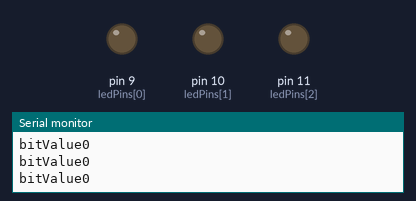
Bench run of a sketch on a simulated Arduino Uno, built with avr-gcc and run on an emulated ATmega328P. Parts: output pins drawn as LEDs (lit = HIGH), the last lines printed to the serial monitor.

Above: at 0.5 s.
At 3.0 s:
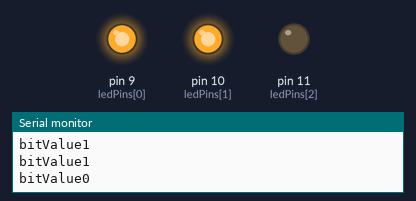
At 6.0 s:
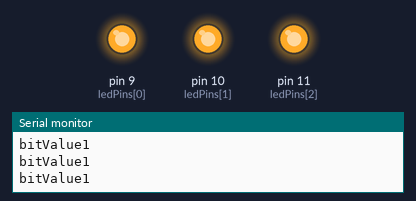
At 9.5 s:
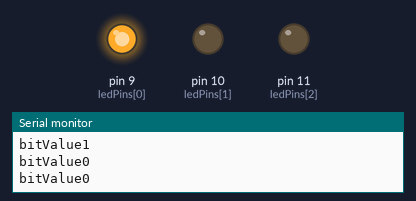
Timing chart, 0 to 10.4 s (numbered marks = the images above):
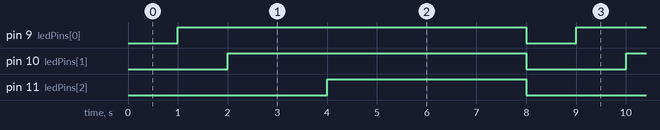

The sketch:

LED_control_3color.ino
```cpp
int ledPins[]={9,10,11};//設定Array 9=red 10=green 11=blue

void setup() {
  for(int i=0;i<3;i++){
    pinMode(ledPins[i],OUTPUT);  //設定從第1個腳位到第3個皆輸出電源(程式語言是第0~2th)  //預設LOW 所以三個都會亮=白色
  }
   digitalWrite(ledPins[0],HIGH);
  digitalWrite(ledPins[1],HIGH);
  digitalWrite(ledPins[2],HIGH);  // 初始化先全部關閉
  Serial.begin(9600);
 }

void loop() {
  byte value,bitValue; //byte自動轉成二進位的數字儲存
  for(int i=0;i<8;i++){
    value=i;
    bitValue = value && 0x1; //bit0  //HIGH 和LOW 可以用 1(0x1) 和 0(0x0) 取代
    digitalWrite(ledPins[0],bitValue);
    Serial.print("bitValue");
    Serial.println(bitValue); // 可以印出來在序列阜介面上
   bitValue = (value>>1) && 0x1; //bit1
    digitalWrite(ledPins[1],bitValue);
    Serial.print("bitValue");
    Serial.println(bitValue);
    bitValue = (value>>2) && 0x1; //bit2
    digitalWrite(ledPins[2],bitValue);
    Serial.print("bitValue");
    Serial.println(bitValue);
    delay(1000);
  }
//
//000 0
//001 1
//010 2
//011 3
//100 4
//101 5
//110 6
//111 7

//////////////////////
//
//  for(int i=0;i<3 ;i++){
//    digitalWrite(ledPins[i],LOW); //LOW才會亮 R+ G+ B+
//     delay(1000);
//      for(int j=0;j<3 ;j++){
//    digitalWrite(ledPins[j],LOW);
//     delay(1000);
//     for(int k=0;k<3 ;k++){
//    digitalWrite(ledPins[k],LOW);
//    delay(1000);
//  }
//  }
//  }
//  digitalWrite(ledPins[0],HIGH);
//  digitalWrite(ledPins[1],HIGH);
//  digitalWrite(ledPins[2],LOW);
//  delay(1000);///001 B  其實是110 下面皆相反
//  digitalWrite(ledPins[0],HIGH);
//  digitalWrite(ledPins[1],LOW);
//  digitalWrite(ledPins[2],HIGH);
//  delay(1000);//010 G
//    digitalWrite(ledPins[0],HIGH);
//  digitalWrite(ledPins[1],LOW);
//  digitalWrite(ledPins[2],LOW);
//  delay(1000);//011 BG
//    digitalWrite(ledPins[0],LOW);
//  digitalWrite(ledPins[1],HIGH);
//  digitalWrite(ledPins[2],HIGH);
//  delay(1000);//100 R
//    digitalWrite(ledPins[0],LOW);
//  digitalWrite(ledPins[1],HIGH);
//  digitalWrite(ledPins[2],LOW);
//  delay(1000);//101 RB
//    digitalWrite(ledPins[0],LOW);
//  digitalWrite(ledPins[1],LOW);
//  digitalWrite(ledPins[2],HIGH);
//  delay(1000);//110 RG
//    digitalWrite(ledPins[0],LOW);
//  digitalWrite(ledPins[1],LOW);
//  digitalWrite(ledPins[2],LOW);
//  delay(1000);//111 RGB
  }
```

Measured:
- by itself, pin 9 (ledPins[0]): alternates HIGH for 7.0 s and LOW for 1.0 s
- by itself, pin 10 (ledPins[1]): alternates HIGH for 6.0 s and LOW for 2.0 s
- by itself, pin 11 (ledPins[2]): alternates HIGH for 4.0 s and LOW for 4.0 s
